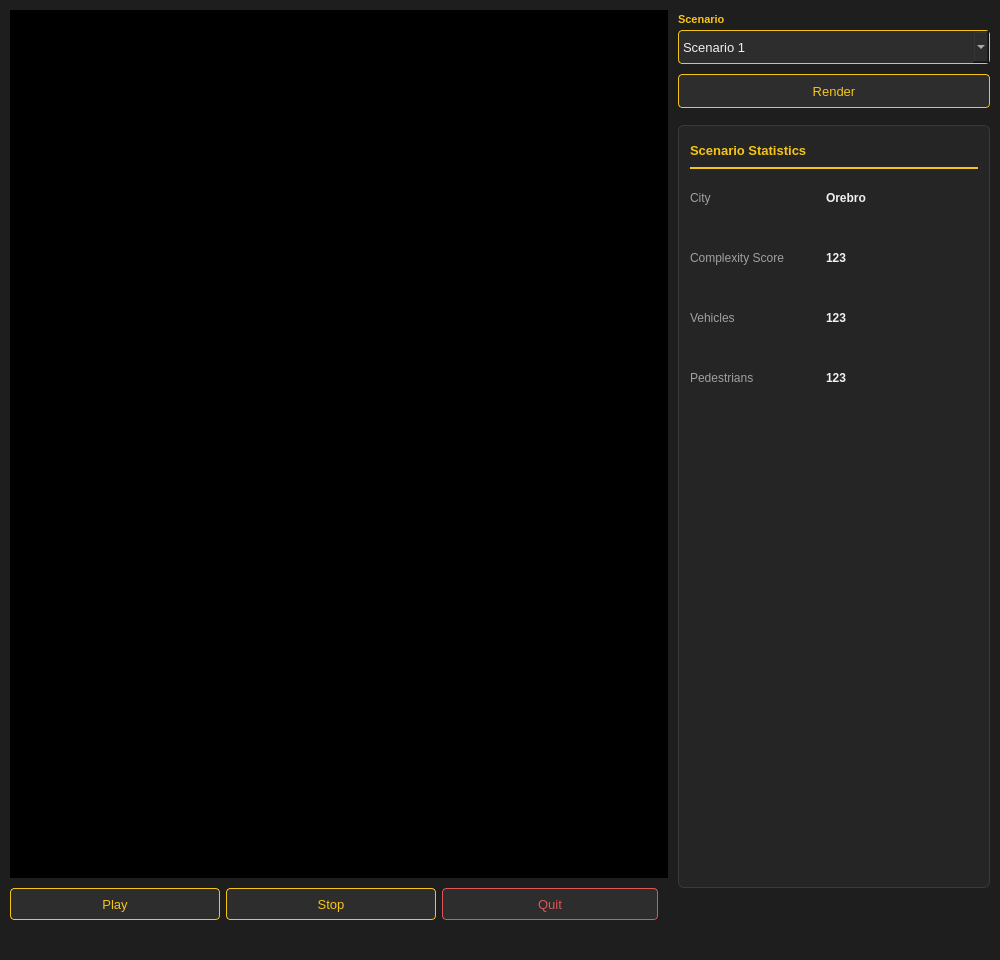
<?xml version="1.0" encoding="UTF-8"?>
<ui version="4.0">
 <class>MainWindow</class>
 <widget class="QMainWindow" name="MainWindow">
  <property name="geometry">
   <rect>
    <x>0</x>
    <y>0</y>
    <width>1000</width>
    <height>960</height>
   </rect>
  </property>
  <property name="minimumSize">
   <size>
    <width>1000</width>
    <height>960</height>
   </size>
  </property>
  <property name="maximumSize">
   <size>
    <width>1000</width>
    <height>960</height>
   </size>
  </property>
  <property name="windowTitle">
   <string>AV City Comparison</string>
  </property>
  <property name="styleSheet">
   <string>
QMainWindow, QWidget {
    background-color: #1e1e1e;
    color: #f0f0f0;
    font-family: 'Segoe UI', Arial, sans-serif;
}
QPushButton {
    background-color: #2d2d2d;
    color: #f5c518;
    border: 1px solid #f5c518;
    border-radius: 4px;
    padding: 4px 8px;
    font-size: 13px;
}
QPushButton:hover {
    background-color: #f5c518;
    color: #1e1e1e;
}
QPushButton:pressed {
    background-color: #c9a014;
    color: #1e1e1e;
}
QPushButton#quitButton {
    color: #e05555;
    border: 1px solid #e05555;
}
QPushButton#quitButton:hover {
    background-color: #e05555;
    color: #f0f0f0;
}
QComboBox {
    background-color: #2d2d2d;
    color: #f0f0f0;
    border: 1px solid #f5c518;
    border-radius: 4px;
    padding: 4px;
    font-size: 13px;
}
QComboBox QAbstractItemView {
    background-color: #2d2d2d;
    color: #f0f0f0;
    selection-background-color: #f5c518;
    selection-color: #1e1e1e;
}
QMenuBar {
    background-color: #1e1e1e;
    color: #f0f0f0;
}
QStatusBar {
    background-color: #1e1e1e;
    color: #f5c518;
}
   </string>
  </property>
  <widget class="QWidget" name="centralwidget">
   <widget class="QFrame" name="videoFrame">
    <property name="geometry">
     <rect>
      <x>10</x>
      <y>10</y>
      <width>658</width>
      <height>868</height>
     </rect>
    </property>
    <property name="styleSheet">
     <string>background-color: black;</string>
    </property>
    <property name="frameShape">
     <enum>QFrame::Box</enum>
    </property>
    <property name="frameShadow">
     <enum>QFrame::Sunken</enum>
    </property>
   </widget>
   <widget class="QPushButton" name="playButton">
    <property name="geometry">
     <rect>
      <x>10</x>
      <y>888</y>
      <width>210</width>
      <height>32</height>
     </rect>
    </property>
    <property name="text">
     <string>Play</string>
    </property>
   </widget>
   <widget class="QPushButton" name="stopButton">
    <property name="geometry">
     <rect>
      <x>226</x>
      <y>888</y>
      <width>210</width>
      <height>32</height>
     </rect>
    </property>
    <property name="text">
     <string>Stop</string>
    </property>
   </widget>
   <widget class="QPushButton" name="quitButton">
    <property name="geometry">
     <rect>
      <x>442</x>
      <y>888</y>
      <width>216</width>
      <height>32</height>
     </rect>
    </property>
    <property name="text">
     <string>Quit</string>
    </property>
   </widget>
   <widget class="QLabel" name="labelScenario">
    <property name="geometry">
     <rect>
      <x>678</x>
      <y>10</y>
      <width>312</width>
      <height>18</height>
     </rect>
    </property>
    <property name="text">
     <string>Scenario</string>
    </property>
    <property name="styleSheet">
     <string>color: #f5c518; font-size: 11px; font-weight: bold;</string>
    </property>
   </widget>
   <widget class="QComboBox" name="comboBox">
    <property name="geometry">
     <rect>
      <x>678</x>
      <y>30</y>
      <width>312</width>
      <height>34</height>
     </rect>
    </property>
    <item>
     <property name="text">
      <string>Scenario 1</string>
     </property>
    </item>
    <item>
     <property name="text">
      <string>Scenario 2</string>
     </property>
    </item>
   </widget>
   <widget class="QPushButton" name="pushButton">
    <property name="geometry">
     <rect>
      <x>678</x>
      <y>74</y>
      <width>312</width>
      <height>34</height>
     </rect>
    </property>
    <property name="text">
     <string>Render</string>
    </property>
   </widget>
   <widget class="QFrame" name="statsFrame">
    <property name="geometry">
     <rect>
      <x>678</x>
      <y>125</y>
      <width>312</width>
      <height>763</height>
     </rect>
    </property>
    <property name="styleSheet">
     <string>QFrame { background-color: #252525; border: 1px solid #3a3a3a; border-radius: 6px; }</string>
    </property>
    <property name="frameShape">
     <enum>QFrame::StyledPanel</enum>
    </property>
    <widget class="QLabel" name="labelStatsHeader">
     <property name="geometry">
      <rect>
       <x>12</x>
       <y>14</y>
       <width>288</width>
       <height>22</height>
      </rect>
     </property>
     <property name="text">
      <string>Scenario Statistics</string>
     </property>
     <property name="styleSheet">
      <string>color: #f5c518; font-size: 13px; font-weight: bold; border: none;</string>
     </property>
    </widget>
    <widget class="QFrame" name="statsDivider">
     <property name="geometry">
      <rect>
       <x>12</x>
       <y>42</y>
       <width>288</width>
       <height>2</height>
      </rect>
     </property>
     <property name="styleSheet">
      <string>background-color: #f5c518; border: none;</string>
     </property>
     <property name="frameShape">
      <enum>QFrame::HLine</enum>
     </property>
    </widget>
    <widget class="QLabel" name="labelCityKey">
     <property name="geometry">
      <rect>
       <x>12</x>
       <y>62</y>
       <width>130</width>
       <height>22</height>
      </rect>
     </property>
     <property name="text">
      <string>City</string>
     </property>
     <property name="styleSheet">
      <string>color: #a0a0a0; font-size: 12px; border: none;</string>
     </property>
    </widget>
    <widget class="QLabel" name="labelCityValue">
     <property name="geometry">
      <rect>
       <x>148</x>
       <y>62</y>
       <width>152</width>
       <height>22</height>
      </rect>
     </property>
     <property name="text">
      <string>Orebro</string>
     </property>
     <property name="styleSheet">
      <string>color: #f0f0f0; font-size: 12px; font-weight: bold; border: none;</string>
     </property>
    </widget>
    <widget class="QLabel" name="labelComplexityKey">
     <property name="geometry">
      <rect>
       <x>12</x>
       <y>122</y>
       <width>130</width>
       <height>22</height>
      </rect>
     </property>
     <property name="text">
      <string>Complexity Score</string>
     </property>
     <property name="styleSheet">
      <string>color: #a0a0a0; font-size: 12px; border: none;</string>
     </property>
    </widget>
    <widget class="QLabel" name="labelComplexityValue">
     <property name="geometry">
      <rect>
       <x>148</x>
       <y>122</y>
       <width>152</width>
       <height>22</height>
      </rect>
     </property>
     <property name="text">
      <string>123</string>
     </property>
     <property name="styleSheet">
      <string>color: #f0f0f0; font-size: 12px; font-weight: bold; border: none;</string>
     </property>
    </widget>
    <widget class="QLabel" name="labelVehiclesKey">
     <property name="geometry">
      <rect>
       <x>12</x>
       <y>182</y>
       <width>130</width>
       <height>22</height>
      </rect>
     </property>
     <property name="text">
      <string>Vehicles</string>
     </property>
     <property name="styleSheet">
      <string>color: #a0a0a0; font-size: 12px; border: none;</string>
     </property>
    </widget>
    <widget class="QLabel" name="labelVehiclesValue">
     <property name="geometry">
      <rect>
       <x>148</x>
       <y>182</y>
       <width>152</width>
       <height>22</height>
      </rect>
     </property>
     <property name="text">
      <string>123</string>
     </property>
     <property name="styleSheet">
      <string>color: #f0f0f0; font-size: 12px; font-weight: bold; border: none;</string>
     </property>
    </widget>
    <widget class="QLabel" name="labelPedestriansKey">
     <property name="geometry">
      <rect>
       <x>12</x>
       <y>242</y>
       <width>130</width>
       <height>22</height>
      </rect>
     </property>
     <property name="text">
      <string>Pedestrians</string>
     </property>
     <property name="styleSheet">
      <string>color: #a0a0a0; font-size: 12px; border: none;</string>
     </property>
    </widget>
    <widget class="QLabel" name="labelPedestriansValue">
     <property name="geometry">
      <rect>
       <x>148</x>
       <y>242</y>
       <width>152</width>
       <height>22</height>
      </rect>
     </property>
     <property name="text">
      <string>123</string>
     </property>
     <property name="styleSheet">
      <string>color: #f0f0f0; font-size: 12px; font-weight: bold; border: none;</string>
     </property>
    </widget>
   </widget>
  </widget>
  <widget class="QMenuBar" name="menubar">
   <property name="geometry">
    <rect>
     <x>0</x>
     <y>0</y>
     <width>1000</width>
     <height>0</height>
    </rect>
   </property>
  </widget>
  <widget class="QStatusBar" name="statusbar"/>
 </widget>
 <resources/>
 <connections/>
</ui>
